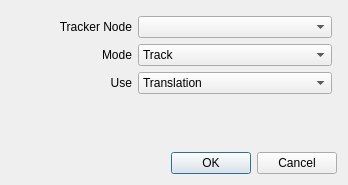
<?xml version="1.0" encoding="UTF-8"?>
<ui version="4.0">
 <class>apply_track</class>
 <widget class="QDialog" name="apply_track">
  <property name="geometry">
   <rect>
    <x>0</x>
    <y>0</y>
    <width>348</width>
    <height>185</height>
   </rect>
  </property>
  <property name="windowTitle">
   <string notr="true">Apply Track</string>
  </property>
  <layout class="QVBoxLayout" name="verticalLayout">
   <item>
    <layout class="QGridLayout" name="gridLayout">
     <property name="margin">
      <number>5</number>
     </property>
     <item row="0" column="0">
      <widget class="QLabel" name="label">
       <property name="text">
        <string>Tracker Node</string>
       </property>
       <property name="alignment">
        <set>Qt::AlignRight|Qt::AlignTrailing|Qt::AlignVCenter</set>
       </property>
      </widget>
     </item>
     <item row="0" column="1">
      <widget class="QComboBox" name="tracker_combo_"/>
     </item>
     <item row="1" column="0">
      <widget class="QLabel" name="label_2">
       <property name="text">
        <string>Mode</string>
       </property>
       <property name="alignment">
        <set>Qt::AlignRight|Qt::AlignTrailing|Qt::AlignVCenter</set>
       </property>
      </widget>
     </item>
     <item row="1" column="1">
      <widget class="QComboBox" name="mode_combo_">
       <item>
        <property name="text">
         <string>Track</string>
        </property>
       </item>
       <item>
        <property name="text">
         <string>Stabilize</string>
        </property>
       </item>
      </widget>
     </item>
     <item row="2" column="0">
      <widget class="QLabel" name="label_3">
       <property name="text">
        <string>Use</string>
       </property>
       <property name="alignment">
        <set>Qt::AlignRight|Qt::AlignTrailing|Qt::AlignVCenter</set>
       </property>
      </widget>
     </item>
     <item row="2" column="1">
      <widget class="QComboBox" name="use_combo_">
       <property name="sizeAdjustPolicy">
        <enum>QComboBox::AdjustToContents</enum>
       </property>
       <item>
        <property name="text">
         <string>Translation</string>
        </property>
       </item>
       <item>
        <property name="text">
         <string>Translation + Rotation</string>
        </property>
       </item>
       <item>
        <property name="text">
         <string>Translation + Scale</string>
        </property>
       </item>
       <item>
        <property name="text">
         <string>Translation + Rotation + Scale</string>
        </property>
       </item>
      </widget>
     </item>
     <item row="3" column="1">
      <spacer name="verticalSpacer">
       <property name="orientation">
        <enum>Qt::Vertical</enum>
       </property>
       <property name="sizeHint" stdset="0">
        <size>
         <width>20</width>
         <height>40</height>
        </size>
       </property>
      </spacer>
     </item>
    </layout>
   </item>
   <item>
    <widget class="QDialogButtonBox" name="buttonBox">
     <property name="orientation">
      <enum>Qt::Horizontal</enum>
     </property>
     <property name="standardButtons">
      <set>QDialogButtonBox::Cancel|QDialogButtonBox::Ok</set>
     </property>
    </widget>
   </item>
  </layout>
 </widget>
 <resources/>
 <connections>
  <connection>
   <sender>buttonBox</sender>
   <signal>accepted()</signal>
   <receiver>apply_track</receiver>
   <slot>accept()</slot>
   <hints>
    <hint type="sourcelabel">
     <x>248</x>
     <y>254</y>
    </hint>
    <hint type="destinationlabel">
     <x>157</x>
     <y>274</y>
    </hint>
   </hints>
  </connection>
  <connection>
   <sender>buttonBox</sender>
   <signal>rejected()</signal>
   <receiver>apply_track</receiver>
   <slot>reject()</slot>
   <hints>
    <hint type="sourcelabel">
     <x>316</x>
     <y>260</y>
    </hint>
    <hint type="destinationlabel">
     <x>286</x>
     <y>274</y>
    </hint>
   </hints>
  </connection>
 </connections>
</ui>
